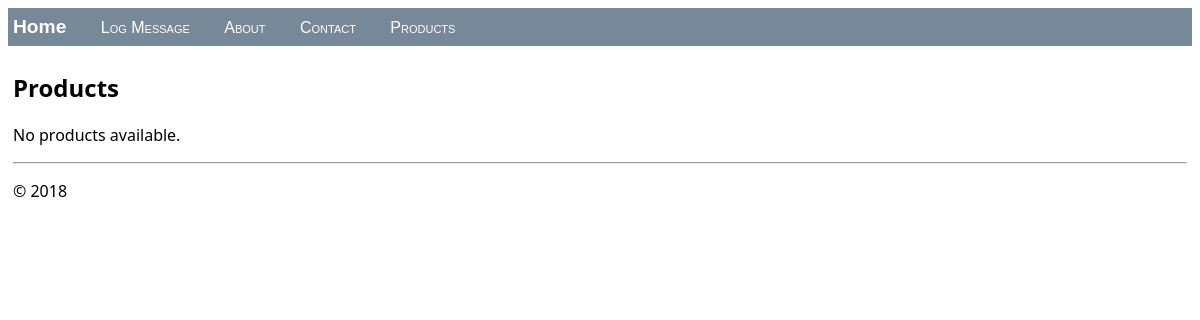
/products, run on an earlier commit of the app's database.
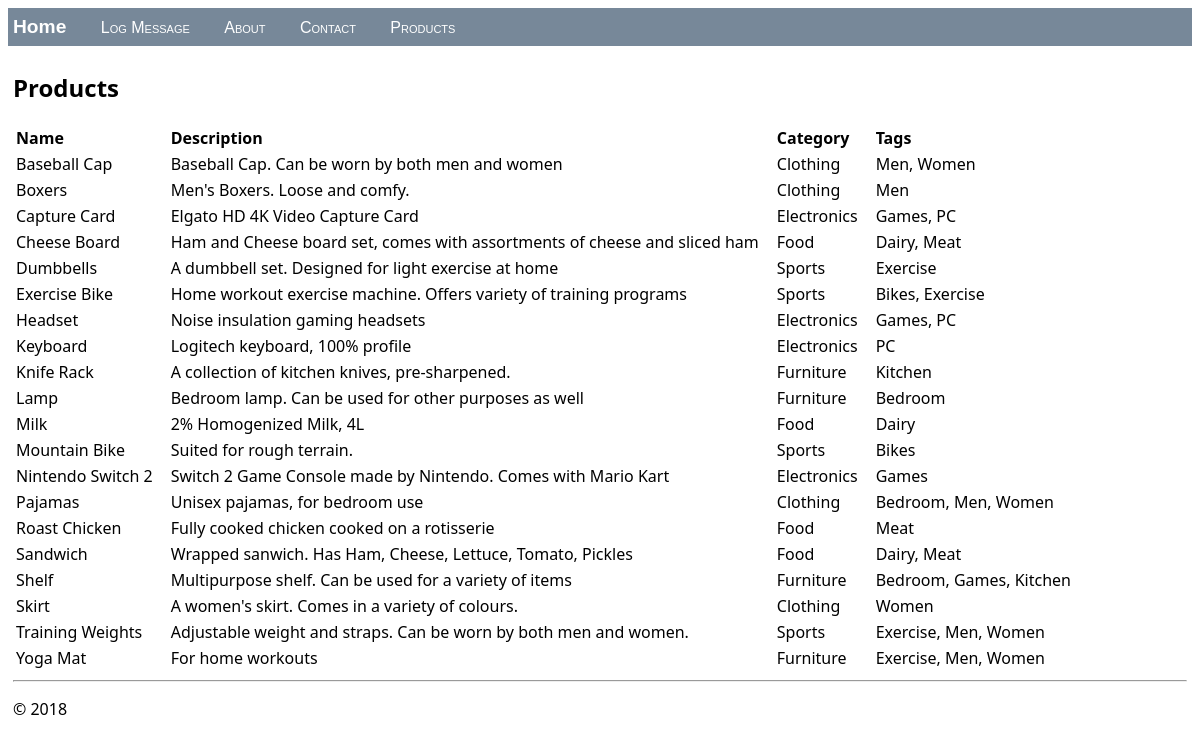
And on a later commit of the database.
### products/models.py (models this page shows, shortened)
class Product(models.Model):
    name = models.CharField(max_length=128)
    description = models.CharField(max_length=300)
    category = models.ForeignKey(Category, on_delete=models.CASCADE)
    tags = models.ManyToManyField(Tag)
    class Meta:
        ordering = ["name"]

class Category(models.Model):
    name = models.CharField(max_length=128)
    class Meta:
        ordering = ["name"]
    def __str__(self):
        return self.name

class Tag(models.Model):
    name = models.CharField(max_length=128)
    class Meta:
        ordering = ["name"]
    def __str__(self):
        return self.name

### products/views.py (the view)
class ProductListView(ListView):
    model = Product
    def get_context_data(self, **kwargs):
        context = super(ProductListView, self).get_context_data(**kwargs)
        return context

### products/templates/products/product.html (shortened to what this page needs)
{% extends "products/layout.html" %}
{% block content %}
<h2>Products</h2>
{% if product_list %}
<table class="product_list">
    <thead>
        <tr>
            <th>Name</th>
            <th>Description</th>
            <th>Category</th>
            <th>Tags</th>
        </tr>
    </thead>
    <tbody>
        {% for product in product_list %}
        <tr>
            <td>{{ product.name }}</td>
            <td>{{ product.description }}</td>
            <td>{{ product.category }}</td>
            <td>
                {{ product.tags.all|join:", " }}
            </td>
        </tr>
        {% endfor %}
    </tbody>
</table>
{% else %}
<p>No products available.</p>
{% endif %}
{% endblock %}

### products/templates/products/layout.html (shortened to what this page needs)
<!DOCTYPE html>
<html>
<head>
    {% load static %}
    <link rel="stylesheet" type="text/css" href="{% static 'products/site.css' %}" />
</head>
<body>
    <div class="navbar">
        <a href="{% url 'home' %}" class="navbar-brand">Home</a>
        <a href="{% url 'log' %}" class="navbar-item">Log Message</a>
        <a href="{% url 'about' %}" class="navbar-item">About</a>
        <a href="{% url 'contact' %}" class="navbar-item">Contact</a>
        <a href="{% url 'product' %}" class="navbar-item">Products</a>
    </div>
    <div class="body-content">
        {% block content %}
        {% endblock %}
        <hr />
        <footer>
            <p>&copy; 2018</p>
        </footer>
    </div>
</body>
</html>

### products/static/products/site.css (style rules this page uses)
.navbar { background-color: lightslategray; font-size: 1em; font-family: 'Trebuchet MS', 'Lucida Sans Unicode', 'Lucida Grande', 'Lucida Sans', Arial, sans-serif; color: white; padding: 8px 5px 8px 5px; }
.navbar a { text-decoration: none; color: inherit; }
.navbar-brand { font-size: 1.2em; font-weight: 600; }
.navbar-item { font-variant: small-caps; margin-left: 30px; }
.body-content { padding: 5px; font-family: 'Segoe UI', Tahoma, Geneva, Verdana, sans-serif; }
.product_list th, td { text-align: left; padding-right: 15px; }

What changed in the data, as far as the page shows it:
added Product: name "Baseball Cap", description "Baseball Cap. Can be worn by both men and women", category "Clothing", tags.all "Men, Women"
added Product: name "Boxers", description "Men's Boxers. Loose and comfy.", category "Clothing", tags.all "Men"
added Product: name "Capture Card", description "Elgato HD 4K Video Capture Card", category "Electronics", tags.all "Games, PC"
added Product: name "Cheese Board", description "Ham and Cheese board set, comes with assortments of cheese and sliced ham", category "Food", tags.all "Dairy, Meat"
added Product: name "Dumbbells", description "A dumbbell set. Designed for light exercise at home", category "Sports", tags.all "Exercise"
added Product: name "Exercise Bike", description "Home workout exercise machine. Offers variety of training programs", category "Sports", tags.all "Bikes, Exercise"
added Product: name "Headset", description "Noise insulation gaming headsets", category "Electronics", tags.all "Games, PC"
added Product: name "Keyboard", description "Logitech keyboard, 100% profile", category "Electronics", tags.all "PC"
added Product: name "Knife Rack", description "A collection of kitchen knives, pre-sharpened.", category "Furniture", tags.all "Kitchen"
added Product: name "Lamp", description "Bedroom lamp. Can be used for other purposes as well", category "Furniture", tags.all "Bedroom"
added Product: name "Milk", description "2% Homogenized Milk, 4L", category "Food", tags.all "Dairy"
added Product: name "Mountain Bike", description "Suited for rough terrain.", category "Sports", tags.all "Bikes"
added Product: name "Nintendo Switch 2", description "Switch 2 Game Console made by Nintendo. Comes with Mario Kart", category "Electronics", tags.all "Games"
added Product: name "Pajamas", description "Unisex pajamas, for bedroom use", category "Clothing", tags.all "Bedroom, Men, Women"
added Product: name "Roast Chicken", description "Fully cooked chicken cooked on a rotisserie", category "Food", tags.all "Meat"
added Product: name "Sandwich", description "Wrapped sanwich. Has Ham, Cheese, Lettuce, Tomato, Pickles", category "Food", tags.all "Dairy, Meat"
added Product: name "Shelf", description "Multipurpose shelf. Can be used for a variety of items", category "Furniture", tags.all "Bedroom, Games, Kitchen"
added Product: name "Skirt", description "A women's skirt. Comes in a variety of colours.", category "Clothing", tags.all "Women"
added Product: name "Training Weights", description "Adjustable weight and straps. Can be worn by both men and women.", category "Sports", tags.all "Exercise, Men, Women"
added Product: name "Yoga Mat", description "For home workouts", category "Furniture", tags.all "Exercise, Men, Women"
Also different on the page:
text no longer shown: "No products available."
text now shown: "Name Description Category Tags"
